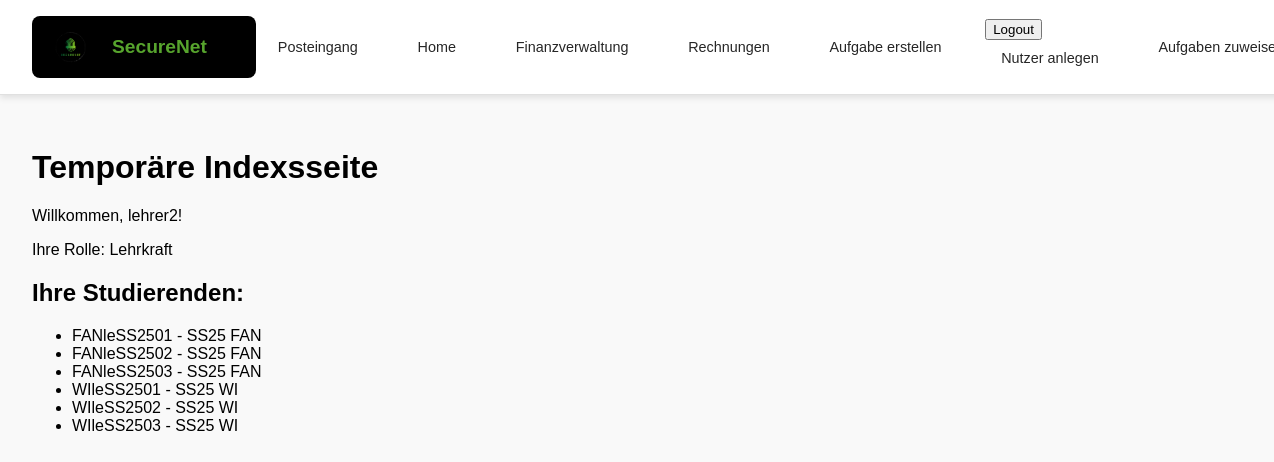
/ (signed in), run on an earlier commit of the app's database.
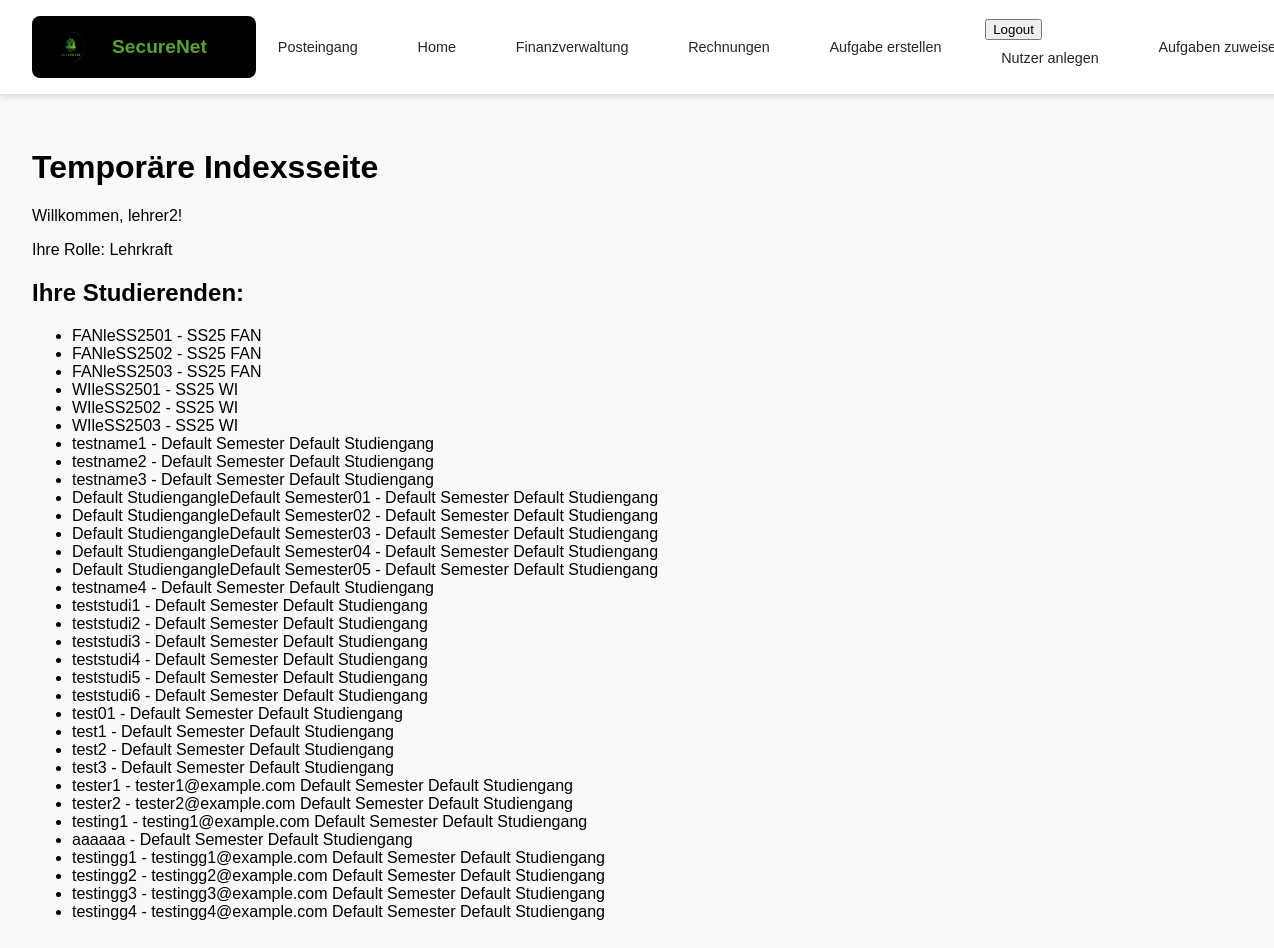
And on a later commit of the database.
### users/models.py (models this page shows, shortened)
class CustomUser(AbstractUser):
    objects = CustomUserManager()
    ROLE_CHOICES = (
        ('student', 'Studierende'),
        ('teacher', 'Lehrkraft'),
    )
    role = models.CharField(max_length=10, choices=ROLE_CHOICES, default='student')
    professor = models.ForeignKey(
        'self',
        null=True, blank=True,
        limit_choices_to={'role': 'teacher'},
        on_delete=models.SET_NULL,
        related_name='students'
    )
    semester = models.ForeignKey(Semester, null = True, on_delete=models.CASCADE, default = 1)
    studiengang = models.ForeignKey(
        Studiengang,
        on_delete=models.CASCADE,
        null=True, blank=True,  # Allow empty reference initially
        related_name='students'  # Optional but recommended for clarity
    )
    display_name = models.CharField(max_length=150, blank=True, null=True)

class Semester(models.Model):
    name = models.CharField(max_length=10, unique=True)
    def __str__(self):
        return self.name

class Studiengang(models.Model):
    name = models.CharField(max_length=100, unique=True)
    def __str__(self):
        return self.name

### young_wolf/views.py (the view)
# urls.py: path('', views.index, name = 'index'),
@login_required(login_url="/users/login/")
def index(request):
    students = request.user.students.all() if request.user.role == 'teacher' else None
    return render(request, 'index.html', {'students': students})

### templates/index.html (shortened to what this page needs)
{% extends 'master_layout.html' %}
{% load static %}
{% block content %}
    <h1>Temporäre Indexsseite</h1>
    <p>Willkommen, {{ user.username }}!</p>
    {% if user.is_superuser %}
        <p>Ihre Rolle: Admin</p>
    {% else %}
        <p>Ihre Rolle: {{ user.get_role_display }}</p>
    {% endif %}
    {% if user.role == 'teacher' %}
        <h2>Ihre Studierenden:</h2>
        {% if students %}
            <ul>
            {% for student in students %}
                <li>{{ student.username }} - {{ student.email }} {{student.semester}} {{student.studiengang}}</li>
            {% endfor %}
            </ul>
        {% else %}
            <p>Sie haben derzeit keine Studierenden unter Ihrer Betreuung.</p>
        {% endif %}
    {% endif %}
{% endblock %}

What changed in the data, as far as the page shows it:
added CustomUser: username "testname1", semester "Default Semester", studiengang "Default Studiengang"
added CustomUser: username "testname2", semester "Default Semester", studiengang "Default Studiengang"
added CustomUser: username "testname3", semester "Default Semester", studiengang "Default Studiengang"
added CustomUser: username "Default StudiengangleDefault Semester01", semester "Default Semester", studiengang "Default Studiengang"
added CustomUser: username "Default StudiengangleDefault Semester02", semester "Default Semester", studiengang "Default Studiengang"
added CustomUser: username "Default StudiengangleDefault Semester03", semester "Default Semester", studiengang "Default Studiengang"
added CustomUser: username "Default StudiengangleDefault Semester04", semester "Default Semester", studiengang "Default Studiengang"
added CustomUser: username "Default StudiengangleDefault Semester05", semester "Default Semester", studiengang "Default Studiengang"
added CustomUser: username "testname4", semester "Default Semester", studiengang "Default Studiengang"
added CustomUser: username "teststudi1", semester "Default Semester", studiengang "Default Studiengang"
added CustomUser: username "teststudi2", semester "Default Semester", studiengang "Default Studiengang"
added CustomUser: username "teststudi3", semester "Default Semester", studiengang "Default Studiengang"
added CustomUser: username "teststudi4", semester "Default Semester", studiengang "Default Studiengang"
added CustomUser: username "teststudi5", semester "Default Semester", studiengang "Default Studiengang"
added CustomUser: username "teststudi6", semester "Default Semester", studiengang "Default Studiengang"
added CustomUser: username "test01", semester "Default Semester", studiengang "Default Studiengang"
added CustomUser: username "test1", semester "Default Semester", studiengang "Default Studiengang"
added CustomUser: username "test2", semester "Default Semester", studiengang "Default Studiengang"
added CustomUser: username "test3", semester "Default Semester", studiengang "Default Studiengang"
added CustomUser: username "tester1", email "tester1@example.com", semester "Default Semester", studiengang "Default Studiengang"
added CustomUser: username "tester2", email "tester2@example.com", semester "Default Semester", studiengang "Default Studiengang"
added CustomUser: username "testing1", email "testing1@example.com", semester "Default Semester", studiengang "Default Studiengang"
added CustomUser: username "aaaaaa", semester "Default Semester", studiengang "Default Studiengang"
added CustomUser: username "testingg1", email "testingg1@example.com", semester "Default Semester", studiengang "Default Studiengang"
added CustomUser: username "testingg2", email "testingg2@example.com", semester "Default Semester", studiengang "Default Studiengang"
added CustomUser: username "testingg3", email "testingg3@example.com", semester "Default Semester", studiengang "Default Studiengang"
added CustomUser: username "testingg4", email "testingg4@example.com", semester "Default Semester", studiengang "Default Studiengang"
